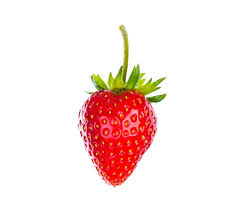
#> input picture images/strawberry1.jpg, 239 x 211 px
$ jupyter execute fruits_segmentation.ipynb
#> lines starting #> are read from the running program, lines starting #| are printed output that depends on the picture; after the words box and inside, x2 and y2 are one past the last pixel; in counts of white or black regions, pixels touching at a corner belong together
### Fruit Image Segmentation using K-Means Clustering

[cell 1]
import cv2
import numpy as np
import matplotlib.pyplot as plt
from datetime import datetime
import os

[cell 2]
def ensure_dir(path):
    if not os.path.exists(path):
        os.makedirs(path)

[cell 3]
def load_image(path):
#> called with path = 'images/strawberry1.jpg'
    img = cv2.imread(path, cv2.IMREAD_COLOR)
#> img is the input picture: shape (211, 239, 3); mean B, G, R 226.6, 230, 248.5
    if img is None:
        raise FileNotFoundError(f"Cannot load image from: {path}")
    return img

[cell 4]
def convert_bgr_to_lab(img_bgr):
    return cv2.cvtColor(img_bgr, cv2.COLOR_BGR2LAB)

[cell 5]
def convert_lab_to_bgr(img_lab):
    return cv2.cvtColor(img_lab, cv2.COLOR_LAB2BGR)

[cell 6]
def kmeans_segment_lab(img_bgr, K=3, attempts=10, criteria_max_iter=100, criteria_eps=1.0):
#> called with K = 3, attempts = 10, criteria_max_iter = 100, criteria_eps = 1
    img_lab = convert_bgr_to_lab(img_bgr)
#> in convert_bgr_to_lab, `return cv2.cvtColor(img_bgr, cv2.COLOR_BGR2LAB)`: returned value: shape (211, 239, 3); mean of channels 0, 1, 2 239.2, 134, 134.3
    h, w = img_lab.shape[:2]
#> h = 211; w = 239
    Z = img_lab.reshape((-1,3)).astype(np.float32)
    criteria = (cv2.TERM_CRITERIA_EPS + cv2.TERM_CRITERIA_MAX_ITER, criteria_max_iter, criteria_eps)
    ret, labels, centers = cv2.kmeans(Z, K, None, criteria, attempts, cv2.KMEANS_RANDOM_CENTERS)
#> ret = 8103353; centers = [[125.7, 194.2, 175], [169.7, 121.8, 172.9], [254.5, 128, 128.1]]
    centers = np.uint8(centers)
#> centers = [[125, 194, 174], [169, 121, 172], [254, 128, 128]]
    segmented_flat = centers[labels.flatten()]
    segmented_lab = segmented_flat.reshape((h,w,3))
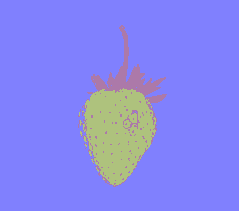
#> segmented_lab: shape (211, 239, 3); mean of channels 0, 1, 2 238.6, 133.9, 134; drawn as B, G, R
    segmented_bgr = convert_lab_to_bgr(segmented_lab)
#> in convert_lab_to_bgr, `return cv2.cvtColor(img_lab, cv2.COLOR_LAB2BGR)`:
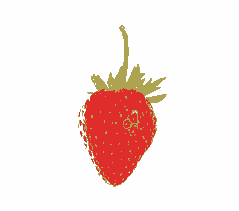
#> returned value: shape (211, 239, 3); mean B, G, R 227.4, 230.8, 247.9
    label_map = labels.reshape((h,w))
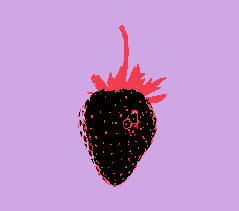
#> label_map: shape (211, 239) int32; 3 distinct labels, from 0 to 2; one colour per label, 0 black
    return segmented_bgr, label_map, centers

[cell 7]
def show_images(orig_bgr, seg_bgr, K):
    orig_rgb = cv2.cvtColor(orig_bgr, cv2.COLOR_BGR2RGB)
    seg_rgb = cv2.cvtColor(seg_bgr, cv2.COLOR_BGR2RGB)
    plt.figure(figsize=(12,5))
    plt.subplot(1,2,1)
    plt.imshow(orig_rgb)
    plt.title("Original")
    plt.axis('off')
    plt.subplot(1,2,2)
    plt.imshow(seg_rgb)
    plt.title(f"Segmented (K={K})")
    plt.axis('off')
    plt.show()

[cell 8]
IMAGE_PATH = "images/strawberry1.jpg"
OUT_DIR = "notebook_outputs"
K = 3
ensure_dir(OUT_DIR)

[cell 9]
img = load_image(IMAGE_PATH)
segmented, labels, centers = kmeans_segment_lab(img, K=K)
show_images(img, segmented, K)
#> in show_images, `plt.show()`:
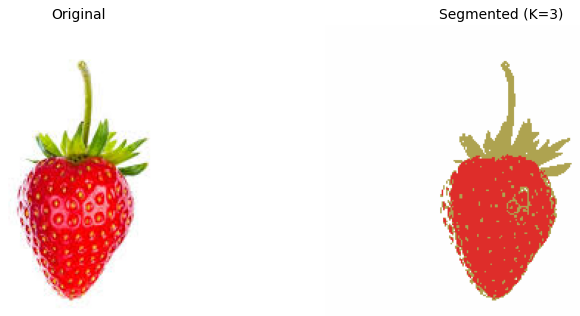
#> figure drawn by matplotlib, 2 panels

[cell 10]
timestamp = datetime.now().strftime("%Y%m%d_%H%M%S")
base = os.path.splitext(os.path.basename(IMAGE_PATH))[0]
out_folder = os.path.join(OUT_DIR, f"{base}_{timestamp}")
ensure_dir(out_folder)
cv2.imwrite(os.path.join(out_folder, f"{base}_segmented_K{K}.png"), segmented)
# save masks
for k in range(centers.shape[0]):
    mask = (labels == k).astype('uint8') * 255
    cv2.imwrite(os.path.join(out_folder, f"{base}_mask_{k}.png"), mask)
#> this loop made 3 passes
#> pass 1, `mask = (labels == k).astype('uint8') * 255`:
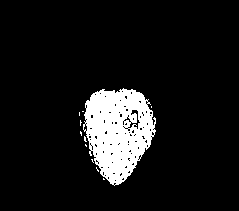
#> mask: shape (211, 239); 9.4% white; 11 white regions (10 under 20 px), largest, box (x1, y1, x2, y2) and area: (83, 88, 156, 186) 4691
#> pass 2, `mask = (labels == k).astype('uint8') * 255`:
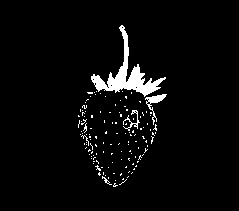
#> mask: shape (211, 239); 3.9% white; 132 white regions (128 under 20 px), largest, box (x1, y1, x2, y2) and area: (91, 25, 166, 97) 1236, (145, 94, 167, 125) 167, (123, 110, 140, 131) 90, (102, 176, 112, 185) 24
#> pass 3, `mask = (labels == k).astype('uint8') * 255`:
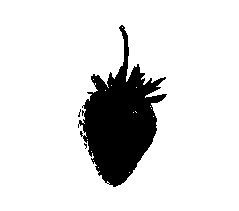
#> mask: shape (211, 239); 86.7% white; 3 black regions (2 under 20 px), largest, box (x1, y1, x2, y2) and area: (78, 25, 167, 187) 6666

print("Saved outputs to:", out_folder)
#| Saved outputs to: notebook_outputs/strawberry1_20261120_143505

$ run again, with images/strawberry2.jpg copied over images/strawberry1.jpg
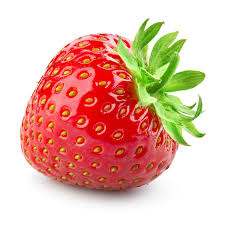
#> input picture images/strawberry2.jpg, 225 x 225 px
#> in load_image, img is the input picture: shape (225, 225, 3); mean B, G, R 169.7, 184.9, 227.9
#> in kmeans_segment_lab, `ret, labels, centers = cv2.kmeans(Z, K, None, criteria, attempts, cv2...`: ret = 28854562.6; centers = [[183.6, 98.66, 178.2], [251.9, 128, 128.8], [131.6, 183, 165]]
#> in kmeans_segment_lab, `centers = np.uint8(centers)`: centers = [[183, 98, 178], [251, 128, 128], [131, 183, 164]]
#> in kmeans_segment_lab, `label_map = labels.reshape((h,w))`:
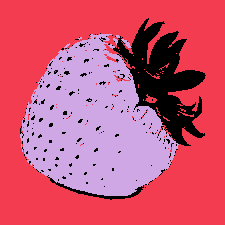
#> label_map: shape (225, 225) int32; 3 distinct labels, from 0 to 2; one colour per label, 0 black
#> the loop `for k in range(centers.shape[0]):` made 3 passes
#> pass 3, `mask = (labels == k).astype('uint8') * 255`:
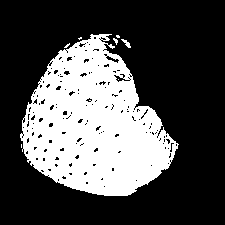
#> mask: shape (225, 225); 31.3% white; 8 white regions (6 under 20 px), largest, box (x1, y1, x2, y2) and area: (20, 34, 179, 196) 15769, (121, 39, 131, 48) 37
#| Saved outputs to: notebook_outputs/strawberry1_20261120_143505

$ run again, with images/strawberry3.jpg copied over images/strawberry1.jpg
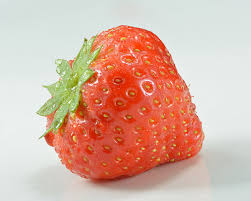
#> input picture images/strawberry3.jpg, 251 x 201 px
#> in load_image, img is the input picture: shape (201, 251, 3); mean B, G, R 163, 178.8, 216.2
#> in kmeans_segment_lab, `ret, labels, centers = cv2.kmeans(Z, K, None, criteria, attempts, cv2...`: ret = 15410623; centers = [[228.1, 125.4, 129.2], [175.4, 134.6, 155.5], [135.4, 178.8, 172.8]]
#> in kmeans_segment_lab, `centers = np.uint8(centers)`: centers = [[228, 125, 129], [175, 134, 155], [135, 178, 172]]
#> in kmeans_segment_lab, `label_map = labels.reshape((h,w))`:
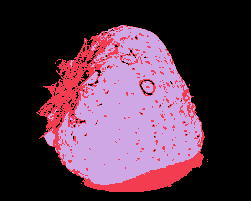
#> label_map: shape (201, 251) int32; 3 distinct labels, from 0 to 2; one colour per label, 0 black
#> the loop `for k in range(centers.shape[0]):` made 3 passes
#> pass 3, `mask = (labels == k).astype('uint8') * 255`:
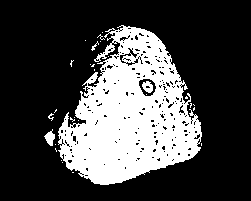
#> mask: shape (201, 251); 27.6% white; 29 white regions (24 under 20 px), largest, box (x1, y1, x2, y2) and area: (58, 25, 202, 185) 13579, (44, 129, 55, 146) 103, (142, 81, 153, 93) 88, (91, 41, 99, 51) 23, (48, 113, 54, 121) 20
#| Saved outputs to: notebook_outputs/strawberry1_20261120_143506
